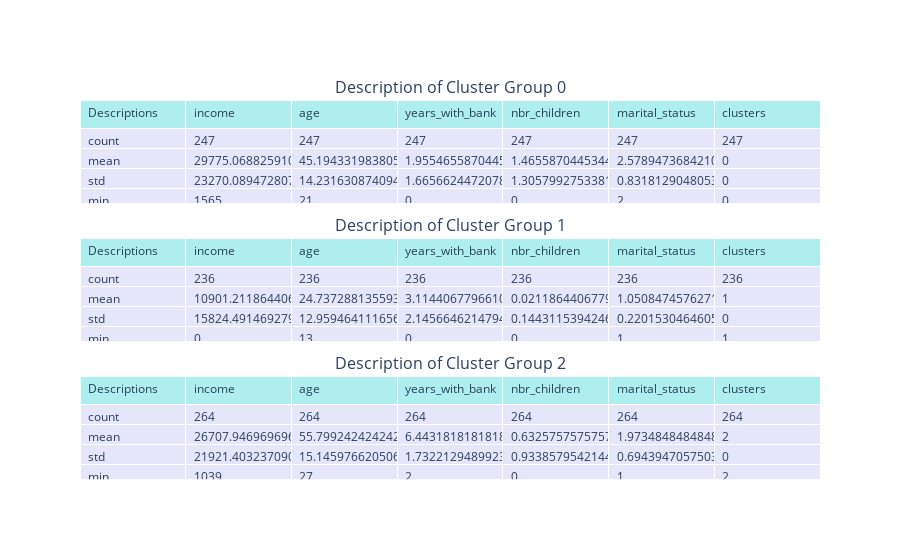

The cell this chart's notebook holds for it:
### Code cell
fig557 = make_subplots(
    rows=3, cols=1,
    shared_xaxes=True,
    vertical_spacing=0.09,
    subplot_titles = ['Description of Cluster Group 0','Description of Cluster Group 1','Description of Cluster Group 2'],
    specs=[[{"type": "table"}],
           [{"type": "table"}],
           [{"type": "table"}]])

fig557.add_trace(go.Table(
    header=dict(values=jh,
                fill_color='paleturquoise',
                align='left'),
    cells=dict(values=[m0.index,m0.income, m0.age, m0.years_with_bank, m0.nbr_children,m0.marital_status,m0.clusters],
               fill_color='lavender',
               align='left')),row=1,col=1)
fig557.add_trace(go.Table(
    header=dict(values=jh,
                fill_color='paleturquoise',
                align='left'),
    cells=dict(values=[m1.index,m1.income, m1.age, m1.years_with_bank, m1.nbr_children,m1.marital_status,m1.clusters],
               fill_color='lavender',
               align='left')),row=2,col=1)
fig557.add_trace(go.Table(
    header=dict(values=jh,
                fill_color='paleturquoise',
                align='left'),
    cells=dict(values=[m2.index,m2.income, m2.age, m2.years_with_bank, m2.nbr_children,m2.marital_status,m2.clusters],
               fill_color='lavender',
               align='left')),row=3,col=1)



fig557.show()

### Figure 1 — Plotly figure (JSON) as saved in the notebook; plotly's stock layout.template omitted (floating-point values rounded to 4 significant figures)
{"data": [{"cells": {"align": "left", "fill": {"color": "lavender"}, "values": [["count", "mean", "std", "min", "25%", "50%", "75%", "max"], [247, 29780.0, 23270.0, 1565, 12612, 24326, 41460.0, 142274], [247, 45.19, 14.23, 21, 33, 43, 53, 83], [247, 1.955, 1.666, 0, 1, 2, 3, 7], [247, 1.466, 1.306, 0, 0, 1, 2, 5], [247, 2.579, 0.8318, 2, 2, 2, 3, 4], [247, 0, 0, 0, 0, 0, 0, 0]]}, "domain": {"x": [0, 1], "y": [0.7267, 1]}, "header": {"align": "left", "fill": {"color": "paleturquoise"}, "values": ["Descriptions", "income", "age", "years_with_bank", "nbr_children", "marital_status", "clusters"]}, "type": "table"}, {"cells": {"align": "left", "fill": {"color": "lavender"}, "values": [["count", "mean", "std", "min", "25%", "50%", "75%", "max"], [236, 10900.0, 15820.0, 0, 0, 4362, 17520.0, 111004], [236, 24.74, 12.96, 13, 15, 18, 32, 80], [236, 3.114, 2.146, 0, 1, 3, 5, 7], [236, 0.02119, 0.1443, 0, 0, 0, 0, 1], [236, 1.051, 0.2202, 1, 1, 1, 1, 2], [236, 1, 0, 1, 1, 1, 1, 1]]}, "domain": {"x": [0, 1], "y": [0.3633, 0.6367]}, "header": {"align": "left", "fill": {"color": "paleturquoise"}, "values": ["Descriptions", "income", "age", "years_with_bank", "nbr_children", "marital_status", "clusters"]}, "type": "table"}, {"cells": {"align": "left", "fill": {"color": "lavender"}, "values": [["count", "mean", "std", "min", "25%", "50%", "75%", "max"], [264, 26710.0, 21920.0, 1039, 10680.0, 20517, 36280.0, 144157], [264, 55.8, 15.15, 27, 46, 56.5, 66, 89], [264, 6.443, 1.732, 2, 5, 6, 8, 9], [264, 0.6326, 0.9339, 0, 0, 0, 1, 5], [264, 1.973, 0.6944, 1, 2, 2, 2, 4], [264, 2, 0, 2, 2, 2, 2, 2]]}, "domain": {"x": [0, 1], "y": [0, 0.2733]}, "header": {"align": "left", "fill": {"color": "paleturquoise"}, "values": ["Descriptions", "income", "age", "years_with_bank", "nbr_children", "marital_status", "clusters"]}, "type": "table"}], "layout": {"annotations": [{"font": {"size": 16}, "showarrow": false, "text": "Description of Cluster Group 0", "x": 0.5, "xanchor": "center", "xref": "paper", "y": 1.0, "yanchor": "bottom", "yref": "paper"}, {"font": {"size": 16}, "showarrow": false, "text": "Description of Cluster Group 1", "x": 0.5, "xanchor": "center", "xref": "paper", "y": 0.6367, "yanchor": "bottom", "yref": "paper"}, {"font": {"size": 16}, "showarrow": false, "text": "Description of Cluster Group 2", "x": 0.5, "xanchor": "center", "xref": "paper", "y": 0.2733, "yanchor": "bottom", "yref": "paper"}], "autosize": true}}
